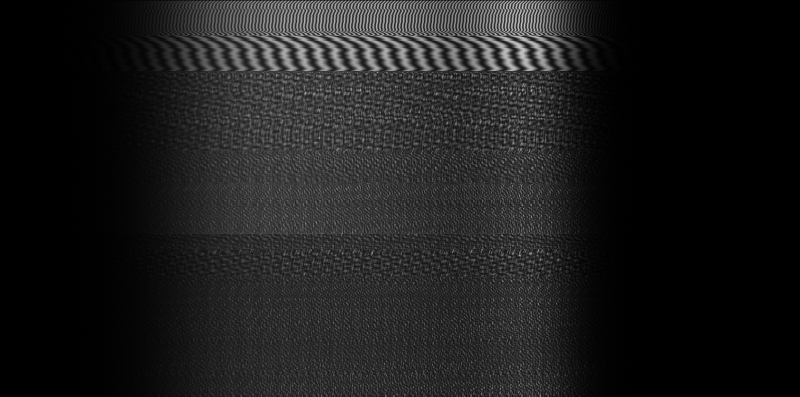
%> input picture D0527T1638 A.bmp, 1600 x 793 px (shown at 1/2 size)
$ octave standard_subfunction_2.m   (GNU Octave 9; MATLAB toolbox functions it lacks are replaced by stand-ins)
%> lines starting %> are read from the running program, lines starting %| are printed output that depends on the picture
### subfunction_preprocessing.m
%图像预处理
function y=subfunction_preprocessing(x)
aad=double(imread(x));
%> aad: size 793x1600 double; min 0, max 226, mean 28.7; mean of the top-left, top-right, bottom-left and bottom-right quarters 40.2, 29.1, 25.9, 19.6
add=aad(:,:,1);

add(1,:)=[];%删除第一行无用数据

n=size(add);
%> n = [792 1600]
Bscan=n(1,1);
%> Bscan = 792
for i=1:1:Bscan
aa(i,:)=fliplr(add(i,:));
end
y=aa;
end

### subfunction_normalization.m
%归一化子函数
function y=subfunction_normalization(x)
n=size(x);
Bscan=n(1,1);
parfor i=1:1:Bscan
      x_avage(i,:)=x(i,:)./max(x(i,:));
end
y=x_avage;
end

### subfunction_avagespectra.m
%平均光谱计算
function y=subfunction_avagespectra(x)
n=size(x);
CCD=n(1,2);
Bscan=n(1,1);
totol_ad=zeros(1,CCD);
parfor i=1:1:Bscan
ad=x(i,:);
totol_ad=ad+totol_ad;
end
y=totol_ad/Bscan;
end

### subfunction_calibration.m
function y=subfunction_calibration(pixel_c,wavelength_c,pixellegth)
a1=polyfit(pixel_c,wavelength_c,3); %拟合ployfit（像素—波长）
pixel_ccd=linspace(1,pixellegth,pixellegth); %生成CCD像素数据
wavelength3=polyval(a1,pixel_ccd);   %取得每个像素对应的波长
wavenumber=2*pi./wavelength3; %均匀波长对应的非均匀波数
xk_v=linspace(wavenumber(1),wavenumber(pixellegth),pixellegth);  %均匀波数
wavelength_uv=2*pi./xk_v;   %均匀波数对应的非均匀波长
a2=polyfit(wavelength_c,pixel_c,3);  %拟合ployfit（波长—像素）
y=polyval(a2,wavelength_uv);    %取得均匀波数对应的像素数（非均匀）
end

### standard_subfunction_2.m
%使用子函数编辑的处理程序
clear all;
clc;

% k1='E:\oct\hyj oct 数据\20160428\day=0428 time=1434 DATA.bmp'; %图像地址
k1='C:\Yujie Hu\BaiduSyncdisk\OCT\OCT_bjut\标准处理程序20160428\标准处理程序\D0527T1638 A.bmp';
k2='C:\Yujie Hu\BaiduSyncdisk\OCT\OCT_bjut\标准处理程序20160428\标准处理程序\D0527T1638 B.bmp';
k3='C:\Yujie Hu\BaiduSyncdisk\OCT\OCT_bjut\标准处理程序20160428\标准处理程序\D0527T1638 C.bmp';
% [4 lines of commented-out code are left out]

%%
%%%%%%%%%%%%%%%%%%%%%%%%%%%%%%%预处理preprocessing%%%%%%%%%%%%%%%%%%%%%%%%%%%%%%%%
fprintf('预处理中\n');
aa=subfunction_preprocessing(k1); %预处理
bb=subfunction_preprocessing(k2);
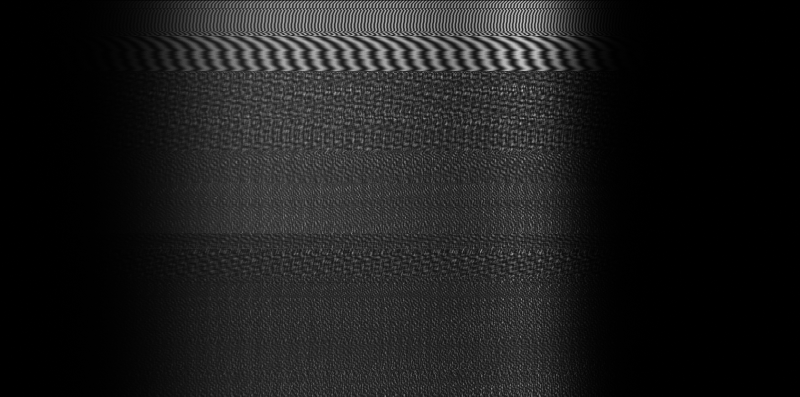
%> input picture D0527T1638 B.bmp, 1600 x 793 px (shown at 1/2 size)
cc=subfunction_preprocessing(k3);
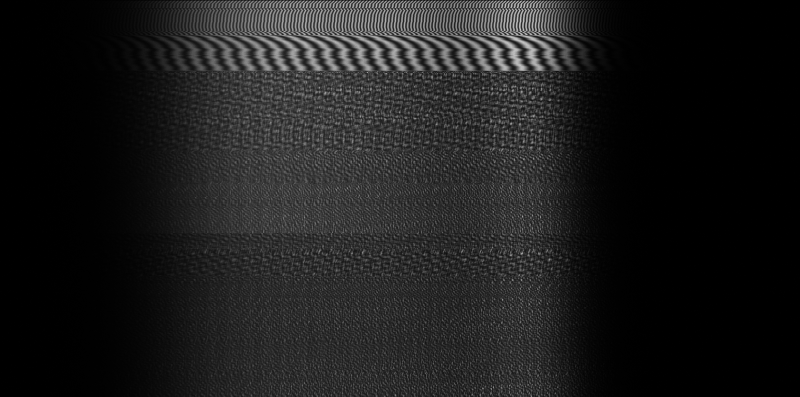
%> input picture D0527T1638 C.bmp, 1600 x 793 px (shown at 1/2 size)

n=size(aa);
%> n = [792 1600]
Bscan=n(1,1);
%> Bscan = 792
pixellegth=n(1,2);
%> pixellegth = 1600

%%
%%%%%%%%%%%%%%%%%%%%%%%%%%%%%%%归一化normalization%%%%%%%%%%%%%%%%%%%%%%%%%%%%%%%%
fprintf('归一化中\n');
aa_normalization=subfunction_normalization(aa); %归一化
bb_normalization=subfunction_normalization(bb);
cc_normalization=subfunction_normalization(cc);
%> after the loop in subfunction_normalization (call 3), `parfor i=1:1:Bscan`:
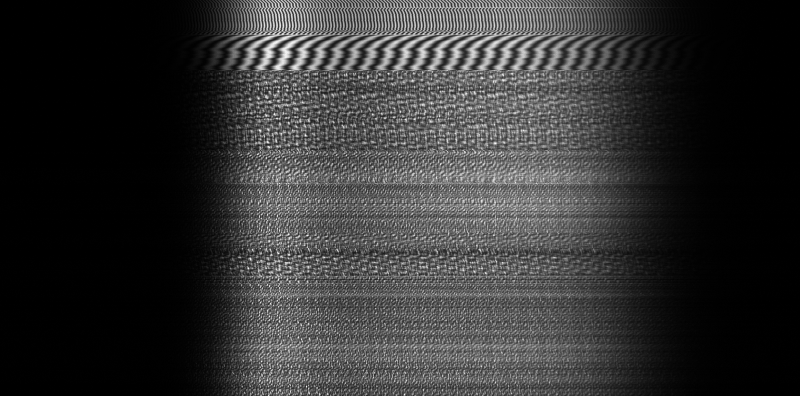
%> x_avage: size 792x1600 double (shown at 1/2 size); min 0, max 1, mean 0.198

%%
%%%%%%%%%%%%%%%%%%%%%%%%零插值（zero padding）%%%%%%%%%%%%%%%%%%%%%%%
% [6 lines of commented-out code are left out]

%%
%%%%%%%%%%%%%%%%%%%%%%%%%%%%%波长标定 wavelength calibration%%%%%%%%%%%%%%%%%%%%%%%%%%%%%%%%
fprintf('波长标定中\n');
pixellegth=1600; %1600原来标定的是1600
pixel=linspace(1,pixellegth,pixellegth);
% pixel_o=[438 502 513 620 722 747 771 1066 1444]; %旧的波长标定
pixel_o=[461 478 691 898 922 1062]; %AR波长标定20160428
wavelength=[810.3693 811.5311 826.4522 840.8210 842.4648 852.1442]; %AR波长标定20160428
% [4 lines of commented-out code are left out]
pixel_v=subfunction_calibration(pixel_o,wavelength,pixellegth);

%%
%%%%%%%%%%%%%%%%%%%%%%%%%%%%%k空间重采样 k-sapce resample%%%%%%%%%%%%%%%%%%%%%%%%%%%%
fprintf('k空间重采样中\n');
parfor i=1:1:Bscan
ad_v(i,:)=interp1(pixel,aa(i,:),pixel_v,'spline');
bd_v(i,:)=interp1(pixel,bb(i,:),pixel_v,'spline');
cd_v(i,:)=interp1(pixel,cc(i,:),pixel_v,'spline');
end
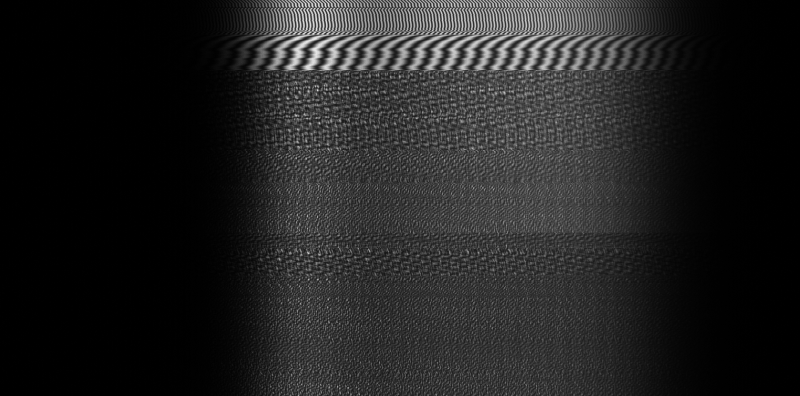
%> cd_v: size 792x1600 double (shown at 1/2 size); 0.06% of the values are NaN or infinite; the others: min -0.564, max 214.2, mean 28.13; drawn with min black, max white, NaN and infinite black

%%
%%%%%%%%%%%%%%%%%%%%%%%%%%%%%%求平均光谱  avage the spectrum %%%%%%%%%%%%%%%%%%%%%%%%%%%%%
fprintf('求平均光谱中\n');
aa_avage=subfunction_avagespectra(ad_v); %求平均光谱
bb_avage=subfunction_avagespectra(bb_normalization);
%> bb_avage = 1600 values, max 0.546 at index 560, min 0.000352 at index 106, mean 0.199
cc_avage=subfunction_avagespectra(cc_normalization);
%> cc_avage = 1600 values, max 0.541 at index 560, min 0.000367 at index 19, mean 0.198
total_avage=(aa_avage+bb_avage+cc_avage)/3; %总平均光谱

%%
%%%%%%%%%%%%%%%%%%%%%%%%%%%%%汉宁窗 Hanning window%%%%%%%%%%%%%%%%%%%%%%%%%%%%%%%%%
% [5 lines of commented-out code are left out]

%%
%%%%%%%%%%%%%%%%%%%%%%%%%%%%%%相位色差调整 Dispersion compenstation%%%%%%%%%%%%%%%%%%%%%%%%%%%%%%%、
disVal_o=-2000;
dispValThird_o=-30;
dispVal=disVal_o*(10^-8);
dispValThird=dispValThird_o*(10^-9);

Bscan=n(1,1);
pixellegth=n(1,2);
kLinear = -pixellegth/2+1:-pixellegth/2+pixellegth;   %-639:640
%> kLinear = 1600 values from -799 to 800

kAr = repmat(kLinear,Bscan,1); %将klinear复制1*400份

kaxis = kAr-1;    %矩阵kAr元素减1
a = kaxis.*kaxis;   %矩阵kaxis点乘 及平方
DispPhase = dispVal.* a;       % -1000**(10^-8)

a3 = kaxis.*a;     %三次方
DispPhaseThird = dispValThird.*a3;   %基本为0矩阵

 raa_avage=repmat(aa_avage,Bscan,1);
 img=ad_v-raa_avage; %ad_v-raa_avage
 img = hilbert(img);                              %1280*400 复数 希尔伯特变换

 ph = angle(img) + DispPhase + DispPhaseThird;
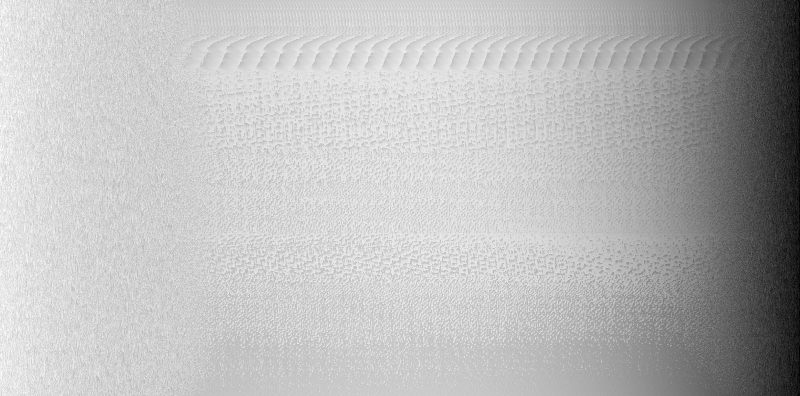
%> ph: size 792x1600 double (shown at 1/2 size); 0.06% of the values are NaN or infinite; the others: min -31.12, max 5.69, mean -4.21; drawn with min black, max white, NaN and infinite black
 img = abs(img).*exp(1i.*ph);
%%
%%%%%%%%%%%%%%%%%%%%%%%%%%%%%%插值变换 phase shifting%%%%%%%%%%%%%%%%%%%%%%%%%%%%%%%
tic
fprintf('插值变换中\n');
parfor i=1:1:Bscan
fa(i,:)=aa(i,:)-2*bb(i,:)+cc(i,:)+(aa(i,:)-cc(i,:))*1i;
fsignal(i,:)=abs(ifftshift(ifft2(fa(i,:))));     %直接傅立叶变换
 %重采样傅利叶变换

% fa_v(i,:)=ad_v(i,:)-2*bd_v(i,:)+cd_v(i,:)+(ad_v(i,:)-cd_v(i,:))*1i;
fsignal_v(i,:)=abs(ifftshift(ifft2(img(i,:))));

% [22 lines of commented-out code are left out]
end
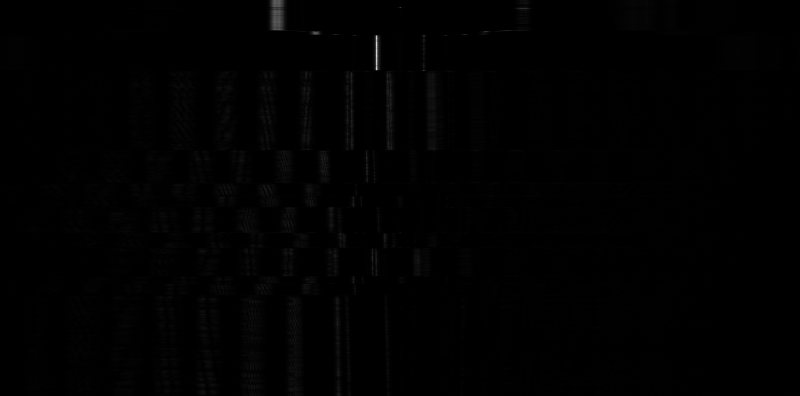
%> fsignal: size 792x1600 double (shown at 1/2 size); min 0.000132, max 62.32, mean 0.4; drawn with min black and max white
%> fsignal_v: size 792x1600 double; every value is NaN or infinite
toc
%%
%%%%%%%%%%%%%%%%%%%%%%%%%%%%%%最大值255处理%%%%%%%%%%%%%%%%%%%%%%%%%%%%%%%
% [7 lines of commented-out code are left out]

%%
% imwrite(255*fsignal_dc1,'E:\oct\hyj oct 数据\20150528\D0528T1042NoHann.bmp');
% imwrite(255*fsignal_dc,'E:\oct\hyj oct 数据\20150528\test.bmp');

str1='C:\Yujie Hu\BaiduSyncdisk\OCT\OCT_bjut\标准处理程序20160428\标准处理程序\';
str2=num2str(disVal_o);
str2_5='  ';
str3=num2str(dispValThird_o);
sc=[str1,str2];
sscc=[sc,str2_5];
ssc=[sscc,str3]
scc=[ssc,'.bmp'];
% fsignal_img = imfilter(fsignal_img,fspecial('gaussian',[2 2],3));
imwrite(fsignal,scc);
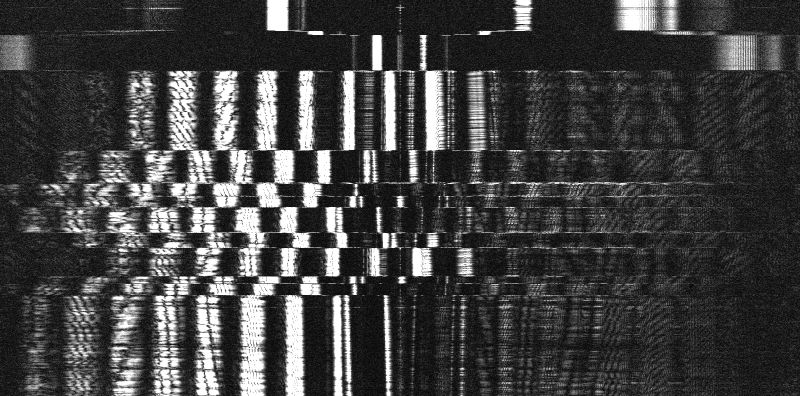
%> saved as -2000  -30.bmp: size 792x1600 uint8 (shown at 1/2 size); min 0, max 255, mean 65.1

% [8 lines of commented-out code are left out]

imshow(fsignal);
fprintf('处理完成\n');
